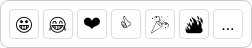
<?xml version="1.0" encoding="UTF-8"?>
<ui version="4.0">
 <class>EmojiHoverPreview</class>
 <widget class="QFrame" name="EmojiHoverPreview">
  <property name="geometry">
   <rect>
    <x>0</x>
    <y>0</y>
    <width>252</width>
    <height>48</height>
   </rect>
  </property>
  <property name="windowTitle">
   <string>Quick Emojis Picker</string>
  </property>
  <property name="windowOpacity">
   <double>0.990000000000000</double>
  </property>
  <property name="styleSheet">
   <string notr="true">QFrame {
    background-color: white;
    border: 1px solid #ccc;
    border-radius: 8px;
}
QPushButton {
    border: 1px solid #ddd;
    border-radius: 4px;
    background-color: white;
    padding: 4px;
}
QPushButton:hover {
    background-color: #f0f0f0;
}</string>
  </property>
  <property name="locale">
   <locale language="English" country="UnitedStates"/>
  </property>
  <property name="frameShape">
   <enum>QFrame::StyledPanel</enum>
  </property>
  <property name="frameShadow">
   <enum>QFrame::Raised</enum>
  </property>
  <layout class="QHBoxLayout" name="horizontalLayout">
   <property name="spacing">
    <number>4</number>
   </property>
   <property name="leftMargin">
    <number>8</number>
   </property>
   <property name="topMargin">
    <number>8</number>
   </property>
   <property name="rightMargin">
    <number>8</number>
   </property>
   <property name="bottomMargin">
    <number>8</number>
   </property>
   <item>
    <widget class="QPushButton" name="emoji1">
     <property name="minimumSize">
      <size>
       <width>30</width>
       <height>30</height>
      </size>
     </property>
     <property name="maximumSize">
      <size>
       <width>30</width>
       <height>30</height>
      </size>
     </property>
     <property name="font">
      <font>
       <family>Noto Color Emoji</family>
       <pointsize>14</pointsize>
      </font>
     </property>
     <property name="text">
      <string>😀</string>
     </property>
    </widget>
   </item>
   <item>
    <widget class="QPushButton" name="emoji2">
     <property name="minimumSize">
      <size>
       <width>30</width>
       <height>30</height>
      </size>
     </property>
     <property name="maximumSize">
      <size>
       <width>30</width>
       <height>30</height>
      </size>
     </property>
     <property name="font">
      <font>
       <family>Noto Color Emoji</family>
       <pointsize>14</pointsize>
      </font>
     </property>
     <property name="text">
      <string>😂</string>
     </property>
    </widget>
   </item>
   <item>
    <widget class="QPushButton" name="emoji3">
     <property name="minimumSize">
      <size>
       <width>30</width>
       <height>30</height>
      </size>
     </property>
     <property name="maximumSize">
      <size>
       <width>30</width>
       <height>30</height>
      </size>
     </property>
     <property name="font">
      <font>
       <family>Noto Color Emoji</family>
       <pointsize>14</pointsize>
      </font>
     </property>
     <property name="text">
      <string>❤️</string>
     </property>
    </widget>
   </item>
   <item>
    <widget class="QPushButton" name="emoji4">
     <property name="minimumSize">
      <size>
       <width>30</width>
       <height>30</height>
      </size>
     </property>
     <property name="maximumSize">
      <size>
       <width>30</width>
       <height>30</height>
      </size>
     </property>
     <property name="font">
      <font>
       <family>Noto Color Emoji</family>
       <pointsize>14</pointsize>
      </font>
     </property>
     <property name="text">
      <string>👍</string>
     </property>
    </widget>
   </item>
   <item>
    <widget class="QPushButton" name="emoji5">
     <property name="minimumSize">
      <size>
       <width>30</width>
       <height>30</height>
      </size>
     </property>
     <property name="maximumSize">
      <size>
       <width>30</width>
       <height>30</height>
      </size>
     </property>
     <property name="font">
      <font>
       <family>Noto Color Emoji</family>
       <pointsize>14</pointsize>
      </font>
     </property>
     <property name="text">
      <string>🎉</string>
     </property>
    </widget>
   </item>
   <item>
    <widget class="QPushButton" name="emoji6">
     <property name="minimumSize">
      <size>
       <width>30</width>
       <height>30</height>
      </size>
     </property>
     <property name="maximumSize">
      <size>
       <width>30</width>
       <height>30</height>
      </size>
     </property>
     <property name="font">
      <font>
       <family>Noto Color Emoji</family>
       <pointsize>14</pointsize>
      </font>
     </property>
     <property name="text">
      <string>🔥</string>
     </property>
    </widget>
   </item>
   <item>
    <widget class="QPushButton" name="moreButton">
     <property name="minimumSize">
      <size>
       <width>30</width>
       <height>30</height>
      </size>
     </property>
     <property name="maximumSize">
      <size>
       <width>30</width>
       <height>30</height>
      </size>
     </property>
     <property name="font">
      <font>
       <pointsize>12</pointsize>
       <weight>50</weight>
       <bold>false</bold>
      </font>
     </property>
     <property name="toolTip">
      <string>More emojis...</string>
     </property>
     <property name="text">
      <string>...</string>
     </property>
    </widget>
   </item>
  </layout>
 </widget>
 <resources/>
 <connections/>
</ui>
